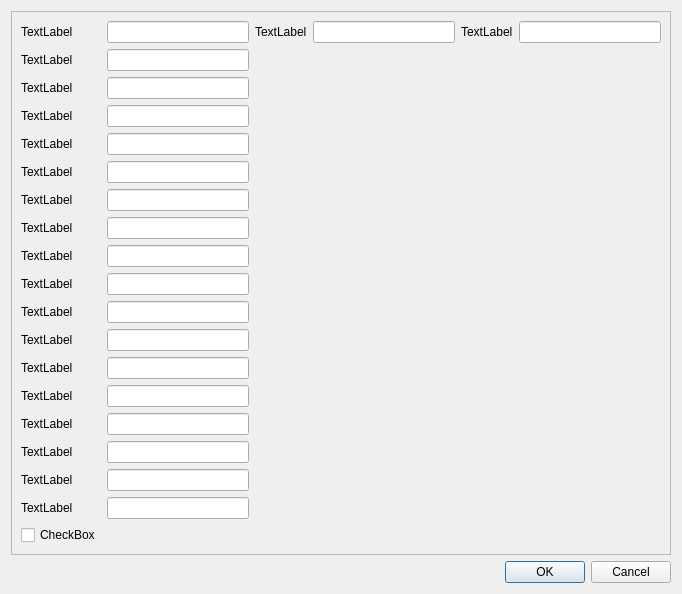
<?xml version="1.0" encoding="UTF-8"?>
<ui version="4.0">
 <class>Dialog</class>
 <widget class="QDialog" name="Dialog">
  <property name="geometry">
   <rect>
    <x>0</x>
    <y>0</y>
    <width>682</width>
    <height>552</height>
   </rect>
  </property>
  <property name="windowTitle">
   <string>Dialog</string>
  </property>
  <layout class="QVBoxLayout" name="verticalLayout">
   <item>
    <widget class="QFrame" name="frame">
     <property name="frameShape">
      <enum>QFrame::StyledPanel</enum>
     </property>
     <property name="frameShadow">
      <enum>QFrame::Raised</enum>
     </property>
     <layout class="QGridLayout" name="gridLayout">
      <item row="0" column="5">
       <widget class="QLabel" name="label_3">
        <property name="text">
         <string>TextLabel</string>
        </property>
       </widget>
      </item>
      <item row="9" column="1">
       <widget class="QLabel" name="label_14">
        <property name="text">
         <string>TextLabel</string>
        </property>
       </widget>
      </item>
      <item row="13" column="1">
       <widget class="QLabel" name="label_18">
        <property name="text">
         <string>TextLabel</string>
        </property>
       </widget>
      </item>
      <item row="15" column="1">
       <widget class="QLabel" name="label_20">
        <property name="text">
         <string>TextLabel</string>
        </property>
       </widget>
      </item>
      <item row="3" column="1">
       <widget class="QLabel" name="label_8">
        <property name="text">
         <string>TextLabel</string>
        </property>
       </widget>
      </item>
      <item row="17" column="1">
       <widget class="QLabel" name="label_7">
        <property name="text">
         <string>TextLabel</string>
        </property>
       </widget>
      </item>
      <item row="0" column="2">
       <widget class="QLineEdit" name="lineEdit"/>
      </item>
      <item row="2" column="1">
       <widget class="QLabel" name="label_5">
        <property name="text">
         <string>TextLabel</string>
        </property>
       </widget>
      </item>
      <item row="12" column="1">
       <widget class="QLabel" name="label_17">
        <property name="text">
         <string>TextLabel</string>
        </property>
       </widget>
      </item>
      <item row="0" column="3">
       <widget class="QLabel" name="label_2">
        <property name="text">
         <string>TextLabel</string>
        </property>
       </widget>
      </item>
      <item row="0" column="1">
       <widget class="QLabel" name="label">
        <property name="text">
         <string>TextLabel</string>
        </property>
       </widget>
      </item>
      <item row="10" column="1">
       <widget class="QLabel" name="label_15">
        <property name="text">
         <string>TextLabel</string>
        </property>
       </widget>
      </item>
      <item row="7" column="1">
       <widget class="QLabel" name="label_12">
        <property name="text">
         <string>TextLabel</string>
        </property>
       </widget>
      </item>
      <item row="5" column="1">
       <widget class="QLabel" name="label_10">
        <property name="text">
         <string>TextLabel</string>
        </property>
       </widget>
      </item>
      <item row="1" column="1">
       <widget class="QLabel" name="label_4">
        <property name="text">
         <string>TextLabel</string>
        </property>
       </widget>
      </item>
      <item row="14" column="1">
       <widget class="QLabel" name="label_19">
        <property name="text">
         <string>TextLabel</string>
        </property>
       </widget>
      </item>
      <item row="0" column="4">
       <widget class="QLineEdit" name="lineEdit_2"/>
      </item>
      <item row="0" column="6">
       <widget class="QLineEdit" name="lineEdit_3"/>
      </item>
      <item row="16" column="1">
       <widget class="QLabel" name="label_6">
        <property name="text">
         <string>TextLabel</string>
        </property>
       </widget>
      </item>
      <item row="8" column="1">
       <widget class="QLabel" name="label_13">
        <property name="text">
         <string>TextLabel</string>
        </property>
       </widget>
      </item>
      <item row="11" column="1">
       <widget class="QLabel" name="label_16">
        <property name="text">
         <string>TextLabel</string>
        </property>
       </widget>
      </item>
      <item row="4" column="1">
       <widget class="QLabel" name="label_9">
        <property name="text">
         <string>TextLabel</string>
        </property>
       </widget>
      </item>
      <item row="6" column="1">
       <widget class="QLabel" name="label_11">
        <property name="text">
         <string>TextLabel</string>
        </property>
       </widget>
      </item>
      <item row="18" column="1">
       <widget class="QCheckBox" name="checkBox">
        <property name="text">
         <string>CheckBox</string>
        </property>
       </widget>
      </item>
      <item row="1" column="2">
       <widget class="QLineEdit" name="lineEdit_5"/>
      </item>
      <item row="2" column="2">
       <widget class="QLineEdit" name="lineEdit_4"/>
      </item>
      <item row="3" column="2">
       <widget class="QLineEdit" name="lineEdit_6"/>
      </item>
      <item row="4" column="2">
       <widget class="QLineEdit" name="lineEdit_7"/>
      </item>
      <item row="5" column="2">
       <widget class="QLineEdit" name="lineEdit_8"/>
      </item>
      <item row="6" column="2">
       <widget class="QLineEdit" name="lineEdit_9"/>
      </item>
      <item row="7" column="2">
       <widget class="QLineEdit" name="lineEdit_10"/>
      </item>
      <item row="8" column="2">
       <widget class="QLineEdit" name="lineEdit_11"/>
      </item>
      <item row="9" column="2">
       <widget class="QLineEdit" name="lineEdit_12"/>
      </item>
      <item row="10" column="2">
       <widget class="QLineEdit" name="lineEdit_13"/>
      </item>
      <item row="11" column="2">
       <widget class="QLineEdit" name="lineEdit_14"/>
      </item>
      <item row="12" column="2">
       <widget class="QLineEdit" name="lineEdit_15"/>
      </item>
      <item row="13" column="2">
       <widget class="QLineEdit" name="lineEdit_16"/>
      </item>
      <item row="14" column="2">
       <widget class="QLineEdit" name="lineEdit_17"/>
      </item>
      <item row="15" column="2">
       <widget class="QLineEdit" name="lineEdit_18"/>
      </item>
      <item row="16" column="2">
       <widget class="QLineEdit" name="lineEdit_19"/>
      </item>
      <item row="17" column="2">
       <widget class="QLineEdit" name="lineEdit_20"/>
      </item>
     </layout>
    </widget>
   </item>
   <item>
    <widget class="QDialogButtonBox" name="buttonBox">
     <property name="orientation">
      <enum>Qt::Horizontal</enum>
     </property>
     <property name="standardButtons">
      <set>QDialogButtonBox::Cancel|QDialogButtonBox::Ok</set>
     </property>
    </widget>
   </item>
  </layout>
 </widget>
 <resources/>
 <connections>
  <connection>
   <sender>buttonBox</sender>
   <signal>accepted()</signal>
   <receiver>Dialog</receiver>
   <slot>accept()</slot>
   <hints>
    <hint type="sourcelabel">
     <x>248</x>
     <y>254</y>
    </hint>
    <hint type="destinationlabel">
     <x>157</x>
     <y>274</y>
    </hint>
   </hints>
  </connection>
  <connection>
   <sender>buttonBox</sender>
   <signal>rejected()</signal>
   <receiver>Dialog</receiver>
   <slot>reject()</slot>
   <hints>
    <hint type="sourcelabel">
     <x>316</x>
     <y>260</y>
    </hint>
    <hint type="destinationlabel">
     <x>286</x>
     <y>274</y>
    </hint>
   </hints>
  </connection>
 </connections>
</ui>
